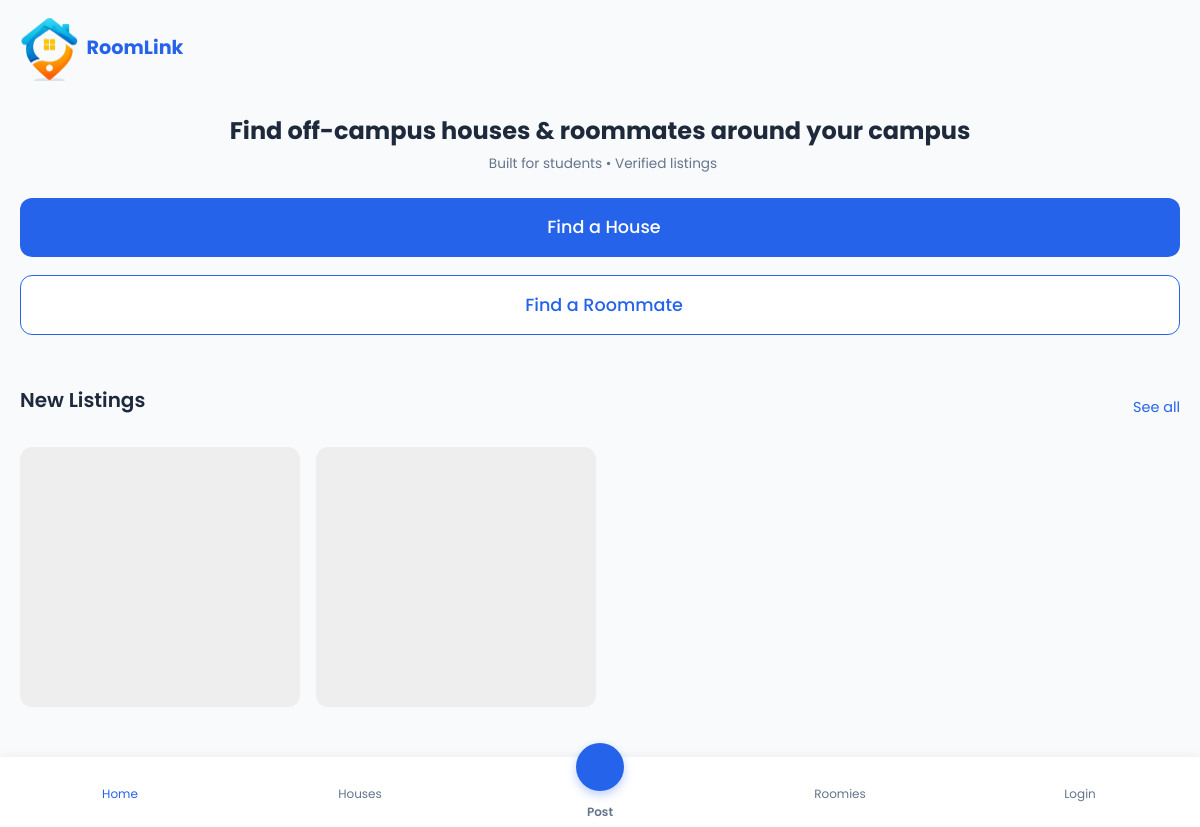
The app's page /, older data.
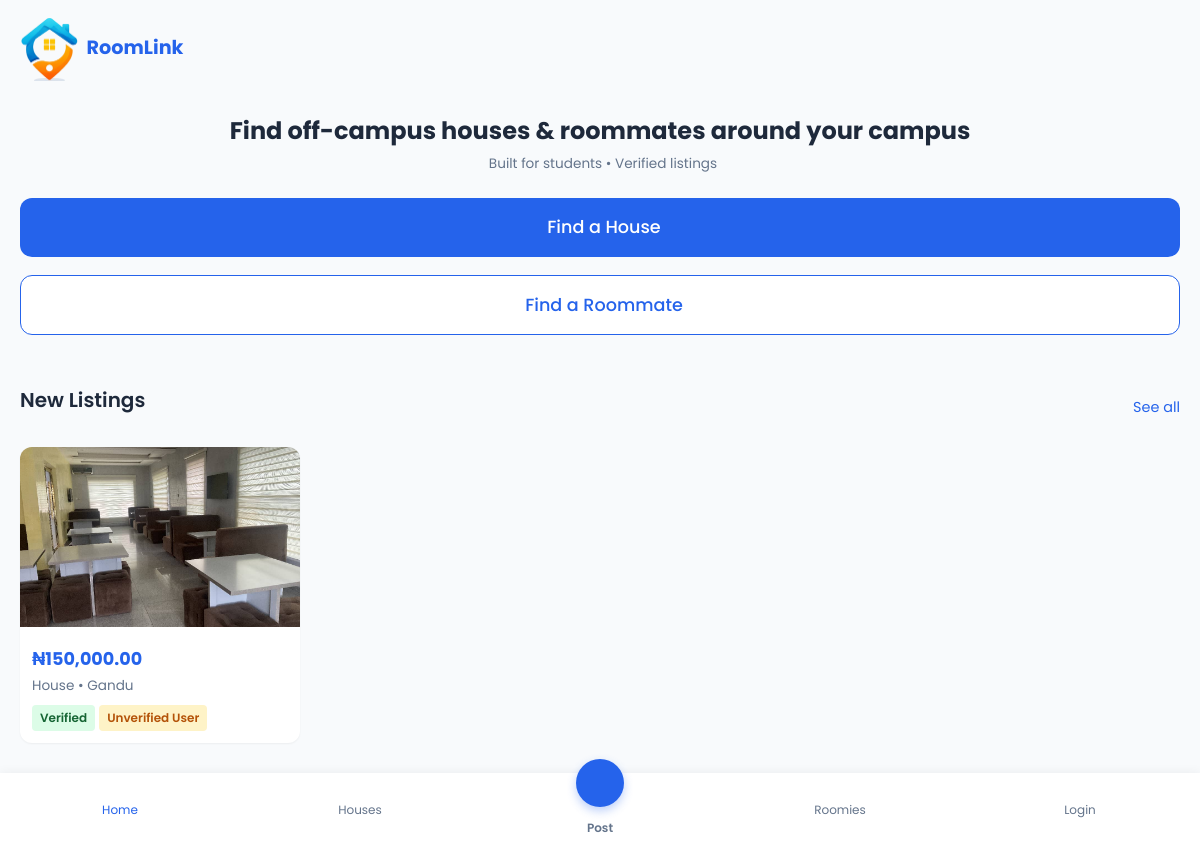
The same page, newer data.
### core/models.py (models this page shows, shortened)
class Listing(models.Model):
    LISTING_TYPE_CHOICES = [
        ('house', 'House'),
        ('roommate', 'Roommate'),
    ]
    title = models.CharField(max_length=255)
    description = models.TextField()
    rent = models.DecimalField(max_digits=10, decimal_places=2)
    location = models.CharField(max_length=255)
    listing_type = models.CharField(max_length=20, choices=LISTING_TYPE_CHOICES)
    image = models.ImageField(upload_to='listing_images/', blank=True, null=True)
    posted_by = models.ForeignKey(User, on_delete=models.CASCADE, related_name='listings')
    is_verified_listing = models.BooleanField(default=False)
    created_at = models.DateTimeField(auto_now_add=True)

### core/views.py (the view)
# urls.py: path('', views.home, name='home'),
def home(request):
    featured_houses = Listing.objects.all().order_by(
        '-is_verified_listing', '-created_at'
    )[:5]
    return render(request, 'home.html', {'featured_houses': featured_houses})

### templates/home.html (shortened to what this page needs)
{% extends 'base.html' %}
{% load static humanize %}
{% block content %}
<section id="home-screen" class="screen-page">
    <div class="hero">
        <h1>Find off-campus houses & roommates around your campus</h1>
        <p class="trust-note"> Built for students • Verified listings</p>
        <div class="hero-actions">
            <a href="{% url 'houses' %}" class="btn btn-primary btn-large text-decoration-none">
                 Find a House
            </a>
            <a href="{% url 'roommates' %}" class="btn btn-secondary btn-large text-decoration-none">
                 Find a Roommate
            </a>
        </div>
    </div>
    <div class="featured-section">
        <div class="section-header">
            <h2>New Listings</h2>
            <a href="{% url 'houses' %}" class="btn-link">See all</a>
        </div>
        <div class="horizontal-scroll" id="home-featured-list">
            {% for house in featured_houses %}
            <a href="{% url 'listing_detail' house.id %}" class="card-link">
                <div class="card">
                    {% if house.image %}
                    <img src="{{ house.image.url }}" class="card-image" alt="{{ house.title }}">
                    {% else %}
                    <div class="card-image" style="background:#f0f0f0; display:flex; align-items:center; justify-content:center; color:#aaa;">
                        <i class="ph ph-image" style="font-size:2rem;"></i>
                    </div>
                    {% endif %}
                    <div class="card-content">
                        <div class="card-price">₦{{ house.rent|intcomma }}</div>
                        <div class="card-meta">{{ house.get_listing_type_display }} • {{ house.location }}</div>
                        <div style="margin-top:8px; display:flex; gap:4px; flex-wrap:wrap;">
                            {% if house.is_verified_listing %}
                            <span class="badge badge-verified"> Verified</span>
                            {% endif %}
                            {% if house.posted_by.is_verified_student %}
                            <span class="badge" style="background:#e0f2fe; color:#0284c7;"><i class="ph-fill ph-student"></i> Student</span>
                            {% else %}
                            <span class="badge" style="background:#FEF3C7; color:#B45309;">Unverified User</span>
                            {% endif %}
                        </div>
                    </div>
                </div>
            </a>
            {% empty %}
            <div class="skeleton-card"></div>
            <div class="skeleton-card"></div>
            {% endfor %}
        </div>
    </div>
</section>
{% endblock %}

Row changes from the older to the newer data that the page shows:
added Listing: image (picture), rent "150,000.00", listing_type "House", location "Gandu", is_verified_listing "Verified", shows "Unverified User"
